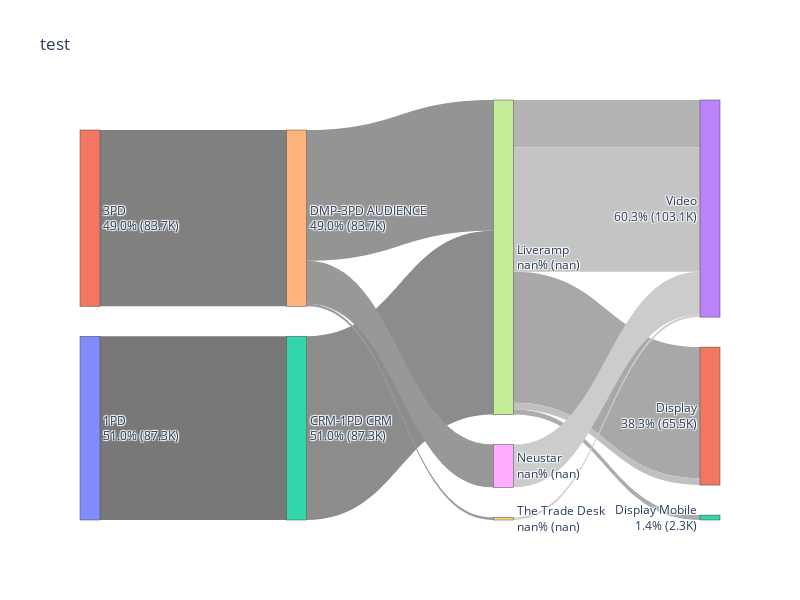

The cell this chart's notebook holds for it:
### Code cell
# Fix issue with 'Audience Type Name': 'CRM-1PD\xa0CRM'
df['Audience Type Name'] = df['Audience Type Name'].str.replace('CRM-1PD\xa0CRM', 'CRM-1PD CRM')


df_lvl1 = df.groupby(['Audience Type','Audience Type Name'])['Spend'].sum().reset_index()
df_lvl2 = df.groupby(['Audience Type','Audience Type Name','Audience Source'])['Spend'].sum().reset_index()
df_lvl3 = df.groupby(['Audience Type','Audience Type Name','Audience Source','Display Dell Vehicle Mapped'])['Spend'].sum().reset_index()

df_lvl1['Level'] = 1
df_lvl2['Level'] = 2
df_lvl3['Level'] = 3

# Rename columns to Source, Target & Value
df_lvl1.rename(columns={'Audience Type':'Source', 'Audience Type Name':'Target', 'Spend':'Value'}, inplace=True)
df_lvl2.rename(columns={'Audience Type Name':'Source', 'Audience Source':'Target', 'Spend':'Value'}, inplace=True)
df_lvl3.rename(columns={'Audience Source':'Source', 'Display Dell Vehicle Mapped':'Target', 'Spend':'Value'}, inplace=True)

# Contact the dataframes in just one
concat_df = pd.concat([
                       df_lvl1[['Source','Target','Value','Level']]
                       , df_lvl2[['Source','Target','Value', 'Level']]
                       , df_lvl3[['Source','Target','Value', 'Level']]
                    ], ignore_index=True)

unique_values = pd.unique(concat_df[['Source', 'Target']].values.ravel('K'))

mapping_df = pd.DataFrame({'Label': unique_values.tolist()
                                      , 'Value': [i for i in range(len(unique_values))]})

# Replace values based on the mappings
concat_df['Source'] = concat_df['Source'].replace(mapping_df.set_index('Label')['Value'])
concat_df['Target'] = concat_df['Target'].replace(mapping_df.set_index('Label')['Value'])



##########
level_list = concat_df['Level'].unique().tolist()

if len(level_list) > 1:
    level_list_source = level_list[:-1]
    level_list_target = [level_list[-1]]  # Wrap the last level in a list
else:
    level_list_source, level_list_target = [1], [1]


df_source = concat_df[concat_df['Level'].isin(level_list_source)].groupby(['Source','Level'])['Value'].sum().reset_index()
total_sum_source = df_source[df_source['Level'] == level_list[1]]['Value'].sum()
df_source['Percentage'] = (df_source['Value'] / total_sum_source) * 100

df_target = concat_df[concat_df['Level'].isin(level_list_target)].groupby(['Target','Level'])['Value'].sum().reset_index()
total_sum_source = df_target[df_target['Level'].isin(level_list_target)]['Value'].sum()
df_target['Percentage'] = (df_target['Value'] / total_sum_source) * 100


df_source.rename(columns={'Value':'Total','Source':'Value'}, inplace=True)
df_target.rename(columns={'Value':'Total','Target':'Value'}, inplace=True)

totals_df = pd.concat([df_source, df_target])

merged_df = mapping_df.merge(totals_df, on='Value', how='left')

merged_df['Label_x'] = merged_df['Label'] + "<br>" + merged_df['Percentage'].apply(lambda x: f'{x:.1f}%') + " (" + merged_df['Total'].apply(format_value) + ")"
############



# Sample data
source = concat_df['Source'].values.tolist()
target = concat_df['Target'].values.tolist()
value = concat_df['Value'].values.tolist()
labels = merged_df['Label_x'].values.tolist()

# List of colors for each link based on some condition or data
colors = generate_gray_tones(len(source))

# Create links
link = dict(source=source, target=target, value=value, color=colors)

# Create nodes
node = dict(label=labels, pad=30, thickness=20)

# Create a Sankey object
chart = go.Sankey(link=link, node=node, arrangement="snap")

# Build a figure
fig = go.Figure(chart)

# Add a title to the figure
fig.update_layout(title_text='test', hovermode="x", height=600, width=800)

fig.show()

### Figure 1 — Plotly figure (JSON) as saved in the notebook; plotly's stock layout.template omitted (floating-point values rounded to 4 significant figures)
{"data": [{"arrangement": "snap", "link": {"color": ["#787878", "#7C7C7C", "#808080", "#848484", "#888888", "#8C8C8C", "#909090", "#949494", "#989898", "#9C9C9C", "#A0A0A0", "#A4A4A4", "#A8A8A8", "#ACACAC", "#B0B0B0", "#B4B4B4", "#B8B8B8", "#BCBCBC", "#C0C0C0", "#C4C4C4", "#C8C8C8", "#CCCCCC", "#D0D0D0", "#D4D4D4"], "source": [0, 1, 1, 1, 2, 2, 3, 4, 4, 4, 5, 6, 7, 7, 7, 7, 7, 7, 7, 7, 8, 8, 9, 7], "target": [2, 3, 4, 5, 6, 7, 7, 7, 8, 9, 7, 10, 11, 12, 10, 13, 13, 14, 11, 13, 14, 13, 13, 11], "value": [87260.0, 0, 83740.0, 0, 0, 87260.0, 0, 62150.0, 20340.0, 1250.0, 0, 0, 62310.0, 2344.0, 0, 22600.0, 0, 0, 3224.0, 58930.0, 0, 20340.0, 1250.0, 0]}, "node": {"label": ["1PD<br>51.0% (87.3K)", "3PD<br>49.0% (83.7K)", "CRM-1PD CRM<br>51.0% (87.3K)", "CATEGORY-3PD CONTEXTUAL<br>0.0% (0.0)", "DMP-3PD AUDIENCE<br>49.0% (83.7K)", "IN MARKET-3PD BEHAVIOR<br>0.0% (0.0)", "AIQ CRM<br>nan% (nan)", "Liveramp<br>nan% (nan)", "Neustar<br>nan% (nan)", "The Trade Desk<br>nan% (nan)", "Lead Generation<br>0.0% (0.0)", "Display<br>38.3% (65.5K)", "Display Mobile<br>1.4% (2.3K)", "Video<br>60.3% (103.1K)", "Audio<br>0.0% (0.0)"], "pad": 30, "thickness": 20}, "type": "sankey"}], "layout": {"height": 600, "hovermode": "x", "title": {"text": "test"}, "width": 800}}
